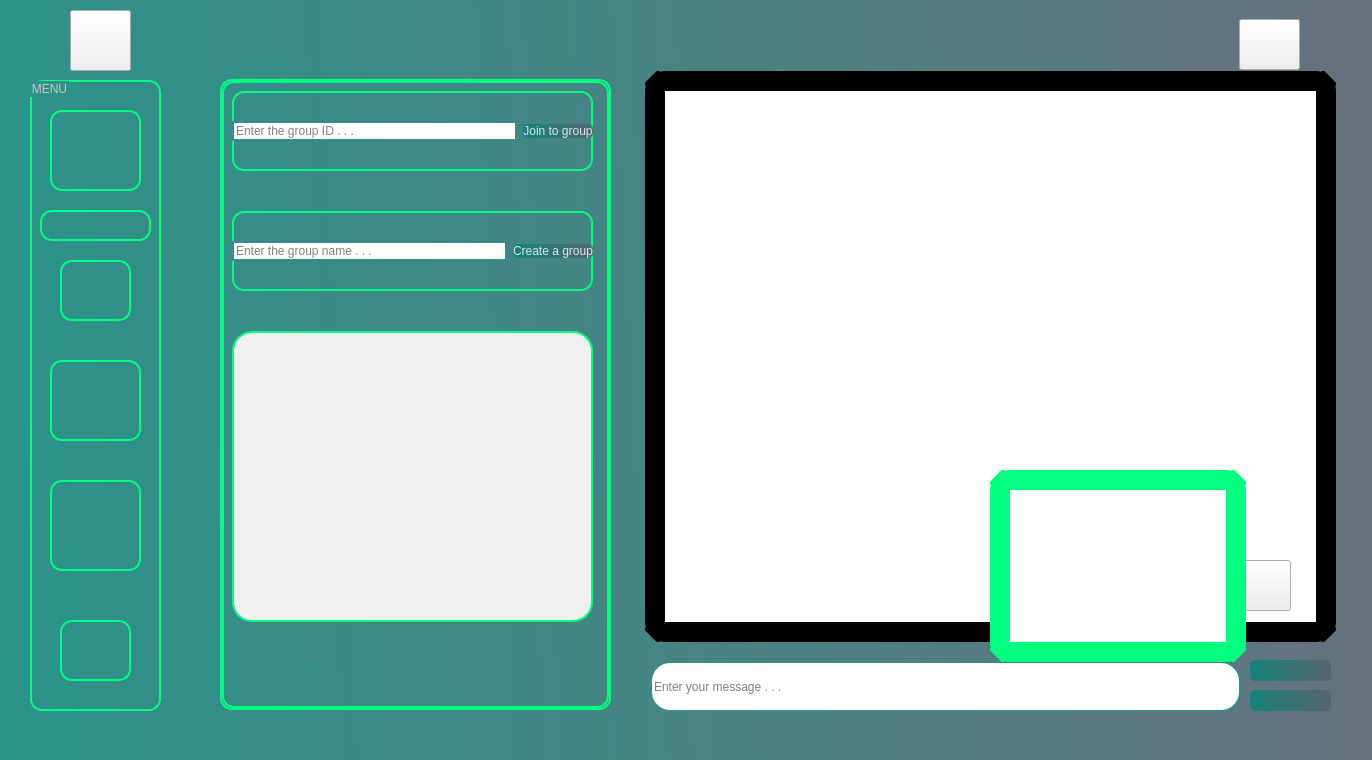
<?xml version="1.0" encoding="UTF-8"?>
<ui version="4.0">
 <class>Chat</class>
 <widget class="QDialog" name="Chat">
  <property name="geometry">
   <rect>
    <x>0</x>
    <y>0</y>
    <width>1372</width>
    <height>760</height>
   </rect>
  </property>
  <property name="windowTitle">
   <string>IUTGRam</string>
  </property>
  <property name="windowIcon">
   <iconset resource="resources.qrc">
    <normaloff>:/eyeimage/logonomy-1687629985334.jpeg</normaloff>:/eyeimage/logonomy-1687629985334.jpeg</iconset>
  </property>
  <property name="styleSheet">
   <string notr="true"/>
  </property>
  <widget class="QLineEdit" name="chatbar">
   <property name="geometry">
    <rect>
     <x>650</x>
     <y>661</y>
     <width>591</width>
     <height>51</height>
    </rect>
   </property>
   <property name="styleSheet">
    <string notr="true">
QLineEdit{
border: 2px solid  rgb(56, 140, 135);
border-radius : 20px;
	color: rgb(0, 0, 0);

	background-color: rgb(255, 255, 255);}
QLineEdit:hover{
border: 2px solid rgb(85, 255, 127);
border-radius : 20px;
}
QLineEdit:focus{
border: 2px solid rgb(85, 255, 127);
border-radius : 20px;
	background-color: rgb(255, 255, 255);}



</string>
   </property>
   <property name="placeholderText">
    <string>Enter your message . . .</string>
   </property>
  </widget>
  <widget class="QGroupBox" name="groupBox">
   <property name="geometry">
    <rect>
     <x>30</x>
     <y>80</y>
     <width>131</width>
     <height>631</height>
    </rect>
   </property>
   <property name="styleSheet">
    <string notr="true">border-radius:12px;

border:2px solid;
border-color: rgb(0, 255, 127);
color: rgb(200, 200, 200);
font: 87 9pt &quot;Segoe UI Black&quot;;
</string>
   </property>
   <property name="title">
    <string>MENU</string>
   </property>
   <widget class="QPushButton" name="PV">
    <property name="enabled">
     <bool>true</bool>
    </property>
    <property name="geometry">
     <rect>
      <x>30</x>
      <y>180</y>
      <width>71</width>
      <height>61</height>
     </rect>
    </property>
    <property name="sizePolicy">
     <sizepolicy hsizetype="Minimum" vsizetype="Fixed">
      <horstretch>0</horstretch>
      <verstretch>0</verstretch>
     </sizepolicy>
    </property>
    <property name="cursor">
     <cursorShape>PointingHandCursor</cursorShape>
    </property>
    <property name="toolTip">
     <string>Praivate Chat</string>
    </property>
    <property name="statusTip">
     <string>Praivate Chat</string>
    </property>
    <property name="styleSheet">
     <string notr="true">#PV
{
border-image: url(:/eyeimage/10119455.png);
}
#PV:hover
{
border-image: url(:/eyeimage/10182666.png);
}
#PV:pressed
{
border-image: url(:/eyeimage/10119455.png);
}</string>
    </property>
    <property name="text">
     <string/>
    </property>
   </widget>
   <widget class="QPushButton" name="Group">
    <property name="geometry">
     <rect>
      <x>20</x>
      <y>280</y>
      <width>91</width>
      <height>81</height>
     </rect>
    </property>
    <property name="cursor">
     <cursorShape>PointingHandCursor</cursorShape>
    </property>
    <property name="toolTip">
     <string>Group Chat</string>
    </property>
    <property name="statusTip">
     <string>Group Chat</string>
    </property>
    <property name="styleSheet">
     <string notr="true">#Group
{
border-image: url(:/eyeimage/10119445.png);
}
#Group:hover
{
border-image: url(:/eyeimage/10182665.png);
}
#Group:pressed
{
border-image: url(:/eyeimage/10119445.png);
}</string>
    </property>
    <property name="text">
     <string/>
    </property>
   </widget>
   <widget class="QPushButton" name="Channel">
    <property name="geometry">
     <rect>
      <x>20</x>
      <y>400</y>
      <width>91</width>
      <height>91</height>
     </rect>
    </property>
    <property name="cursor">
     <cursorShape>PointingHandCursor</cursorShape>
    </property>
    <property name="toolTip">
     <string>Channels</string>
    </property>
    <property name="statusTip">
     <string>Channels</string>
    </property>
    <property name="styleSheet">
     <string notr="true">#Channel
{
border-image: url(:/eyeimage/10119437.png);
}
#Channel:hover
{
border-image: url(:/eyeimage/10182664.png);
}
#Channel:pressed
{
border-image: url(:/eyeimage/10119437.png);
}</string>
    </property>
    <property name="text">
     <string/>
    </property>
   </widget>
   <widget class="QPushButton" name="them">
    <property name="geometry">
     <rect>
      <x>30</x>
      <y>540</y>
      <width>71</width>
      <height>61</height>
     </rect>
    </property>
    <property name="cursor">
     <cursorShape>PointingHandCursor</cursorShape>
    </property>
    <property name="statusTip">
     <string>Setting</string>
    </property>
    <property name="styleSheet">
     <string notr="true">#them
{
border-image: url(:/eyeimage/1086544.png);
}
#them:hover
{
border-image: url(:/eyeimage/1086470.png);
}
#them:pressed
{
border-image: url(:/eyeimage/1086544.png);
}</string>
    </property>
    <property name="text">
     <string/>
    </property>
   </widget>
   <widget class="QPushButton" name="photo">
    <property name="geometry">
     <rect>
      <x>70</x>
      <y>90</y>
      <width>31</width>
      <height>31</height>
     </rect>
    </property>
    <property name="cursor">
     <cursorShape>PointingHandCursor</cursorShape>
    </property>
    <property name="styleSheet">
     <string notr="true">border-image: url(:/eyeimage/addPhoto_icon.png);
border:none;</string>
    </property>
    <property name="text">
     <string/>
    </property>
   </widget>
   <widget class="QLabel" name="user">
    <property name="geometry">
     <rect>
      <x>10</x>
      <y>130</y>
      <width>111</width>
      <height>31</height>
     </rect>
    </property>
    <property name="styleSheet">
     <string notr="true">color: rgb(85, 255, 127);</string>
    </property>
    <property name="text">
     <string/>
    </property>
   </widget>
   <widget class="QLabel" name="profile">
    <property name="geometry">
     <rect>
      <x>20</x>
      <y>30</y>
      <width>91</width>
      <height>81</height>
     </rect>
    </property>
    <property name="styleSheet">
     <string notr="true">border-image: url(:/eyeimage/1177568.png);</string>
    </property>
    <property name="text">
     <string/>
    </property>
   </widget>
   <zorder>PV</zorder>
   <zorder>Group</zorder>
   <zorder>Channel</zorder>
   <zorder>them</zorder>
   <zorder>user</zorder>
   <zorder>profile</zorder>
   <zorder>photo</zorder>
  </widget>
  <widget class="QStackedWidget" name="stackedWidget">
   <property name="geometry">
    <rect>
     <x>220</x>
     <y>79</y>
     <width>391</width>
     <height>631</height>
    </rect>
   </property>
   <property name="styleSheet">
    <string notr="true">background-color:transparent;
border-radius:12px;

border:2px solid;
border-color: rgb(0, 255, 127);</string>
   </property>
   <property name="currentIndex">
    <number>1</number>
   </property>
   <widget class="QWidget" name="page">
    <widget class="QListWidget" name="PV_ListWidget">
     <property name="geometry">
      <rect>
       <x>10</x>
       <y>250</y>
       <width>361</width>
       <height>291</height>
      </rect>
     </property>
     <property name="cursor" stdset="0">
      <cursorShape>PointingHandCursor</cursorShape>
     </property>
     <property name="styleSheet">
      <string notr="true">background-color: rgb(240, 240, 240);
border-radius : 20px;
border:2px solid;
border-color: rgb(0, 255, 127);

</string>
     </property>
     <property name="alternatingRowColors">
      <bool>true</bool>
     </property>
    </widget>
    <widget class="QWidget" name="horizontalWidget_3" native="true">
     <property name="geometry">
      <rect>
       <x>10</x>
       <y>40</y>
       <width>361</width>
       <height>80</height>
      </rect>
     </property>
     <property name="styleSheet">
      <string notr="true"/>
     </property>
     <layout class="QHBoxLayout" name="horizontalLayout_3">
      <item>
       <widget class="QLineEdit" name="PV_usernamelabel_startchat">
        <property name="styleSheet">
         <string notr="true">QLineEdit{
border: 2px solid  rgb(56, 140, 135);

	color: rgb(0, 0, 0);

	background-color: rgb(255, 255, 255);}
QLineEdit:hover{
border: 2px solid rgb(85, 255, 127);
}
QLineEdit:focus{
border: 2px solid rgb(85, 255, 127);
	background-color: rgb(255, 255, 255);}


</string>
        </property>
        <property name="placeholderText">
         <string>Enter the user name . . .</string>
        </property>
       </widget>
      </item>
      <item>
       <widget class="QPushButton" name="PV_Options">
        <property name="sizePolicy">
         <sizepolicy hsizetype="Fixed" vsizetype="Fixed">
          <horstretch>0</horstretch>
          <verstretch>0</verstretch>
         </sizepolicy>
        </property>
        <property name="cursor">
         <cursorShape>PointingHandCursor</cursorShape>
        </property>
        <property name="styleSheet">
         <string notr="true">QPushButton{
background-color: qlineargradient(spread:pad,x1:0,y1:0.505682,x2:1,y2:0.477,stop:0 rgba(11,131,120,219),stop:1 rgba(85,98,112,226));
color:rgba(255,255,255,210);
border-radius:5px;
border : none;
}
QPushButton:hover{
background-color: qlineargradient(spread:pad,x1:0,y1:0.505682,x2:1,y2:0.477,stop:0 rgba(150,123,111,219),stop:1 rgba(85,81,84,226));
border : none;

}
QPushButton:pressed{
padding-left:5px;
padding-top:5px;
background-color: rgba(150,123,111,255);
border : none;

}
</string>
        </property>
        <property name="text">
         <string>Private chat</string>
        </property>
       </widget>
      </item>
     </layout>
    </widget>
   </widget>
   <widget class="QWidget" name="page_2">
    <widget class="QListWidget" name="Group_ListWidget">
     <property name="geometry">
      <rect>
       <x>10</x>
       <y>250</y>
       <width>361</width>
       <height>291</height>
      </rect>
     </property>
     <property name="cursor" stdset="0">
      <cursorShape>PointingHandCursor</cursorShape>
     </property>
     <property name="styleSheet">
      <string notr="true">background-color: rgb(240, 240, 240);
border-radius : 20px;
border:2px solid;
border-color: rgb(0, 255, 127);</string>
     </property>
     <property name="dragEnabled">
      <bool>true</bool>
     </property>
     <property name="alternatingRowColors">
      <bool>true</bool>
     </property>
     <property name="selectionBehavior">
      <enum>QAbstractItemView::SelectRows</enum>
     </property>
     <property name="movement">
      <enum>QListView::Static</enum>
     </property>
     <property name="resizeMode">
      <enum>QListView::Fixed</enum>
     </property>
     <property name="viewMode">
      <enum>QListView::ListMode</enum>
     </property>
     <property name="sortingEnabled">
      <bool>false</bool>
     </property>
    </widget>
    <widget class="QWidget" name="horizontalWidget" native="true">
     <property name="geometry">
      <rect>
       <x>10</x>
       <y>130</y>
       <width>361</width>
       <height>80</height>
      </rect>
     </property>
     <property name="styleSheet">
      <string notr="true"/>
     </property>
     <layout class="QHBoxLayout" name="horizontalLayout">
      <item>
       <widget class="QLineEdit" name="make_id_2">
        <property name="styleSheet">
         <string notr="true">QLineEdit{
border: 2px solid  rgb(56, 140, 135);

	color: rgb(0, 0, 0);

	background-color: rgb(255, 255, 255);}
QLineEdit:hover{
border: 2px solid rgb(85, 255, 127);
}
QLineEdit:focus{
border: 2px solid rgb(85, 255, 127);
	background-color: rgb(255, 255, 255);}</string>
        </property>
        <property name="placeholderText">
         <string>Enter the group name . . .</string>
        </property>
       </widget>
      </item>
      <item>
       <widget class="QPushButton" name="GP_Make">
        <property name="cursor">
         <cursorShape>PointingHandCursor</cursorShape>
        </property>
        <property name="styleSheet">
         <string notr="true">QPushButton{
background-color: qlineargradient(spread:pad,x1:0,y1:0.505682,x2:1,y2:0.477,stop:0 rgba(11,131,120,219),stop:1 rgba(85,98,112,226));
color:rgba(255,255,255,210);
border-radius:5px;
border:none;
}
QPushButton:hover{
background-color: qlineargradient(spread:pad,x1:0,y1:0.505682,x2:1,y2:0.477,stop:0 rgba(150,123,111,219),stop:1 rgba(85,81,84,226));
border:none;

}
QPushButton:pressed{
padding-left:5px;
padding-top:5px;
background-color: rgba(150,123,111,255);
border:none;

}</string>
        </property>
        <property name="text">
         <string>Create a group</string>
        </property>
       </widget>
      </item>
     </layout>
    </widget>
    <widget class="QWidget" name="horizontalWidget_2" native="true">
     <property name="geometry">
      <rect>
       <x>10</x>
       <y>10</y>
       <width>361</width>
       <height>80</height>
      </rect>
     </property>
     <property name="styleSheet">
      <string notr="true"/>
     </property>
     <layout class="QHBoxLayout" name="horizontalLayout_2">
      <item>
       <widget class="QLineEdit" name="make_id_4">
        <property name="styleSheet">
         <string notr="true">QLineEdit{
border: 2px solid  rgb(56, 140, 135);

	color: rgb(0, 0, 0);

	background-color: rgb(255, 255, 255);}
QLineEdit:hover{
border: 2px solid rgb(85, 255, 127);
}
QLineEdit:focus{
border: 2px solid rgb(85, 255, 127);
	background-color: rgb(255, 255, 255);}

</string>
        </property>
        <property name="placeholderText">
         <string>Enter the group ID . . .</string>
        </property>
       </widget>
      </item>
      <item>
       <widget class="QPushButton" name="GP_Join">
        <property name="cursor">
         <cursorShape>PointingHandCursor</cursorShape>
        </property>
        <property name="styleSheet">
         <string notr="true">QPushButton{
background-color: qlineargradient(spread:pad,x1:0,y1:0.505682,x2:1,y2:0.477,stop:0 rgba(11,131,120,219),stop:1 rgba(85,98,112,226));
color:rgba(255,255,255,210);
border-radius:5px;
border : none;
}
QPushButton:hover{
background-color: qlineargradient(spread:pad,x1:0,y1:0.505682,x2:1,y2:0.477,stop:0 rgba(150,123,111,219),stop:1 rgba(85,81,84,226));
border : none;

}
QPushButton:pressed{
padding-left:5px;
padding-top:5px;
background-color: rgba(150,123,111,255);
border : none;

}</string>
        </property>
        <property name="text">
         <string>Join to group</string>
        </property>
       </widget>
      </item>
     </layout>
    </widget>
   </widget>
   <widget class="QWidget" name="page_3">
    <widget class="QWidget" name="horizontalWidget_4" native="true">
     <property name="geometry">
      <rect>
       <x>10</x>
       <y>130</y>
       <width>361</width>
       <height>80</height>
      </rect>
     </property>
     <property name="styleSheet">
      <string notr="true"/>
     </property>
     <layout class="QHBoxLayout" name="horizontalLayout_4">
      <item>
       <widget class="QLineEdit" name="make_id">
        <property name="styleSheet">
         <string notr="true">QLineEdit{
border: 2px solid  rgb(56, 140, 135);

	color: rgb(0, 0, 0);

	background-color: rgb(255, 255, 255);}
QLineEdit:hover{
border: 2px solid rgb(85, 255, 127);
}
QLineEdit:focus{
border: 2px solid rgb(85, 255, 127);
	background-color: rgb(255, 255, 255);}</string>
        </property>
        <property name="placeholderText">
         <string>Enter the channel name . . .</string>
        </property>
       </widget>
      </item>
      <item>
       <widget class="QPushButton" name="Channel_Create">
        <property name="cursor">
         <cursorShape>PointingHandCursor</cursorShape>
        </property>
        <property name="styleSheet">
         <string notr="true">QPushButton{
background-color: qlineargradient(spread:pad,x1:0,y1:0.505682,x2:1,y2:0.477,stop:0 rgba(11,131,120,219),stop:1 rgba(85,98,112,226));
color:rgba(255,255,255,210);
border-radius:5px;
border : none;
}
QPushButton:hover{
background-color: qlineargradient(spread:pad,x1:0,y1:0.505682,x2:1,y2:0.477,stop:0 rgba(150,123,111,219),stop:1 rgba(85,81,84,226));
border : none;

}
QPushButton:pressed{
padding-left:5px;
padding-top:5px;
background-color: rgba(150,123,111,255);
border : none;

}</string>
        </property>
        <property name="text">
         <string>Creat a channel</string>
        </property>
       </widget>
      </item>
     </layout>
    </widget>
    <widget class="QWidget" name="horizontalWidget_5" native="true">
     <property name="geometry">
      <rect>
       <x>10</x>
       <y>10</y>
       <width>361</width>
       <height>80</height>
      </rect>
     </property>
     <property name="styleSheet">
      <string notr="true"/>
     </property>
     <layout class="QHBoxLayout" name="horizontalLayout_5">
      <item>
       <widget class="QLineEdit" name="make_id_3">
        <property name="styleSheet">
         <string notr="true">QLineEdit{
border: 2px solid  rgb(56, 140, 135);

	color: rgb(0, 0, 0);

	background-color: rgb(255, 255, 255);}
QLineEdit:hover{
border: 2px solid rgb(85, 255, 127);
}
QLineEdit:focus{
border: 2px solid rgb(85, 255, 127);
	background-color: rgb(255, 255, 255);}</string>
        </property>
        <property name="placeholderText">
         <string>Enter the channel ID . . .</string>
        </property>
       </widget>
      </item>
      <item>
       <widget class="QPushButton" name="Channel_Join">
        <property name="cursor">
         <cursorShape>PointingHandCursor</cursorShape>
        </property>
        <property name="styleSheet">
         <string notr="true">QPushButton{
background-color: qlineargradient(spread:pad,x1:0,y1:0.505682,x2:1,y2:0.477,stop:0 rgba(11,131,120,219),stop:1 rgba(85,98,112,226));
color:rgba(255,255,255,210);
border-radius:5px;
border : none;
}
QPushButton:hover{
background-color: qlineargradient(spread:pad,x1:0,y1:0.505682,x2:1,y2:0.477,stop:0 rgba(150,123,111,219),stop:1 rgba(85,81,84,226));
border : none;

}
QPushButton:pressed{
padding-left:5px;
padding-top:5px;
background-color: rgba(150,123,111,255);
border : none;

}</string>
        </property>
        <property name="text">
         <string>Join to channel</string>
        </property>
       </widget>
      </item>
     </layout>
    </widget>
    <widget class="QListWidget" name="Channel_ListWidget">
     <property name="geometry">
      <rect>
       <x>10</x>
       <y>250</y>
       <width>361</width>
       <height>291</height>
      </rect>
     </property>
     <property name="cursor" stdset="0">
      <cursorShape>PointingHandCursor</cursorShape>
     </property>
     <property name="styleSheet">
      <string notr="true">background-color: rgb(240, 240, 240);
border-radius : 20px;
border:2px solid;
border-color: rgb(0, 255, 127);</string>
     </property>
     <property name="alternatingRowColors">
      <bool>true</bool>
     </property>
     <item>
      <property name="text">
       <string/>
      </property>
     </item>
    </widget>
   </widget>
   <widget class="QWidget" name="page_4">
    <widget class="QTabWidget" name="font">
     <property name="geometry">
      <rect>
       <x>10</x>
       <y>30</y>
       <width>361</width>
       <height>261</height>
      </rect>
     </property>
     <property name="styleSheet">
      <string notr="true">background-color: rgb(85, 255, 127);
border-radius:12px;


</string>
     </property>
     <property name="tabPosition">
      <enum>QTabWidget::North</enum>
     </property>
     <property name="tabShape">
      <enum>QTabWidget::Rounded</enum>
     </property>
     <property name="currentIndex">
      <number>0</number>
     </property>
     <property name="elideMode">
      <enum>Qt::ElideNone</enum>
     </property>
     <widget class="QWidget" name="theme">
      <property name="styleSheet">
       <string notr="true">background-color: rgb(52, 142, 135);
border-radius:12px;

</string>
      </property>
      <attribute name="title">
       <string>Change Theme</string>
      </attribute>
      <widget class="QPushButton" name="theme1">
       <property name="geometry">
        <rect>
         <x>10</x>
         <y>10</y>
         <width>91</width>
         <height>211</height>
        </rect>
       </property>
       <property name="cursor">
        <cursorShape>PointingHandCursor</cursorShape>
       </property>
       <property name="styleSheet">
        <string notr="true">
#theme1
{
border-image: url(:/eyeimage/wp6028915-whatsapp-chat-iphone-wallpapers.jpg);
border-radius:20px;
}
#theme1:hover
{
border:5px;
border-radius:20px;
}
#theme1:pressed
{
border-image: url(:/eyeimage/wp6028915-whatsapp-chat-iphone-wallpapers.jpg);
border-radius:20px;
border:5px;

}</string>
       </property>
       <property name="text">
        <string/>
       </property>
      </widget>
      <widget class="QPushButton" name="theme2">
       <property name="geometry">
        <rect>
         <x>129</x>
         <y>5</y>
         <width>91</width>
         <height>221</height>
        </rect>
       </property>
       <property name="cursor">
        <cursorShape>PointingHandCursor</cursorShape>
       </property>
       <property name="styleSheet">
        <string notr="true">



#theme2
{
border-image: url(:/eyeimage/jt4AoG.jpg);
border-radius:20px;
}
#theme2:hover
{
border:5px;
border-radius:20px;
}
#theme2:pressed
{
border-image: url(:/eyeimage/jt4AoG.jpg);
border-radius:20px;
border:5px;

}</string>
       </property>
       <property name="text">
        <string/>
       </property>
      </widget>
      <widget class="QPushButton" name="theme3">
       <property name="geometry">
        <rect>
         <x>250</x>
         <y>10</y>
         <width>91</width>
         <height>211</height>
        </rect>
       </property>
       <property name="cursor">
        <cursorShape>PointingHandCursor</cursorShape>
       </property>
       <property name="styleSheet">
        <string notr="true">


#theme3
{
border-image: url(:/eyeimage/wp10254494-whatsapp-chat-wallpapers.jpg);
border-radius:20px;
}
#theme3:hover
{
border:5px;
border-radius:20px;
}
#theme3:pressed
{
border-image: url(:/eyeimage/wp10254494-whatsapp-chat-wallpapers.jpg);
border-radius:20px;
border:5px;

}</string>
       </property>
       <property name="text">
        <string/>
       </property>
      </widget>
     </widget>
     <widget class="QWidget" name="tab_2">
      <property name="styleSheet">
       <string notr="true">background-color: rgb(52, 142, 135);
border-radius:12px;

border:2px solid;
border-color: rgb(85, 255, 127);</string>
      </property>
      <attribute name="title">
       <string>Change Font</string>
      </attribute>
      <widget class="QFontComboBox" name="fontComboBox">
       <property name="geometry">
        <rect>
         <x>20</x>
         <y>30</y>
         <width>151</width>
         <height>22</height>
        </rect>
       </property>
       <property name="cursor">
        <cursorShape>PointingHandCursor</cursorShape>
       </property>
       <property name="styleSheet">
        <string notr="true"/>
       </property>
       <property name="maxVisibleItems">
        <number>10</number>
       </property>
      </widget>
      <widget class="QPushButton" name="save">
       <property name="geometry">
        <rect>
         <x>100</x>
         <y>150</y>
         <width>151</width>
         <height>20</height>
        </rect>
       </property>
       <property name="cursor">
        <cursorShape>PointingHandCursor</cursorShape>
       </property>
       <property name="styleSheet">
        <string notr="true">#save{
border-radius:10px;
}

#save:hover{
border-radius:10px;
	
	color: rgb(85, 255, 127);
}</string>
       </property>
       <property name="text">
        <string>Save Changes</string>
       </property>
      </widget>
      <widget class="QLabel" name="text">
       <property name="geometry">
        <rect>
         <x>190</x>
         <y>30</y>
         <width>151</width>
         <height>51</height>
        </rect>
       </property>
       <property name="text">
        <string>Hi there ! ! !</string>
       </property>
      </widget>
      <widget class="QSpinBox" name="spinBox">
       <property name="geometry">
        <rect>
         <x>20</x>
         <y>60</y>
         <width>151</width>
         <height>22</height>
        </rect>
       </property>
       <property name="cursor">
        <cursorShape>PointingHandCursor</cursorShape>
       </property>
       <property name="buttonSymbols">
        <enum>QAbstractSpinBox::UpDownArrows</enum>
       </property>
       <property name="specialValueText">
        <string>12</string>
       </property>
       <property name="minimum">
        <number>8</number>
       </property>
       <property name="maximum">
        <number>20</number>
       </property>
      </widget>
     </widget>
    </widget>
   </widget>
  </widget>
  <widget class="QLabel" name="label">
   <property name="geometry">
    <rect>
     <x>0</x>
     <y>-1</y>
     <width>1381</width>
     <height>761</height>
    </rect>
   </property>
   <property name="styleSheet">
    <string notr="true">background-color: qlineargradient(spread:pad,x1:0,y1:0.505682,x2:1,y2:0.477,stop:0 rgba(11,131,120,219),stop:1 rgba(85,98,112,226));</string>
   </property>
   <property name="text">
    <string/>
   </property>
  </widget>
  <widget class="QPushButton" name="sendmessage">
   <property name="geometry">
    <rect>
     <x>1250</x>
     <y>690</y>
     <width>81</width>
     <height>21</height>
    </rect>
   </property>
   <property name="sizePolicy">
    <sizepolicy hsizetype="Expanding" vsizetype="Expanding">
     <horstretch>0</horstretch>
     <verstretch>0</verstretch>
    </sizepolicy>
   </property>
   <property name="minimumSize">
    <size>
     <width>0</width>
     <height>0</height>
    </size>
   </property>
   <property name="maximumSize">
    <size>
     <width>1111111</width>
     <height>1111111</height>
    </size>
   </property>
   <property name="cursor">
    <cursorShape>PointingHandCursor</cursorShape>
   </property>
   <property name="styleSheet">
    <string notr="true">QPushButton{
background-color: qlineargradient(spread:pad,x1:0,y1:0.505682,x2:1,y2:0.477,stop:0 rgba(11,131,120,219),stop:1 rgba(85,98,112,226));
color:rgba(255,255,255,210);
border-radius:5px;
}
QPushButton:hover{
background-color: qlineargradient(spread:pad,x1:0,y1:0.505682,x2:1,y2:0.477,stop:0 rgba(150,123,111,219),stop:1 rgba(85,81,84,226));

}
QPushButton:pressed{
padding-left:5px;
padding-top:5px;
background-color: rgba(150,123,111,255);

}</string>
   </property>
   <property name="text">
    <string/>
   </property>
   <property name="icon">
    <iconset resource="resources.qrc">
     <normaloff>:/eyeimage/send_icon.png</normaloff>:/eyeimage/send_icon.png</iconset>
   </property>
  </widget>
  <widget class="QPushButton" name="icon">
   <property name="geometry">
    <rect>
     <x>1250</x>
     <y>660</y>
     <width>81</width>
     <height>21</height>
    </rect>
   </property>
   <property name="sizePolicy">
    <sizepolicy hsizetype="Minimum" vsizetype="Expanding">
     <horstretch>0</horstretch>
     <verstretch>0</verstretch>
    </sizepolicy>
   </property>
   <property name="cursor">
    <cursorShape>PointingHandCursor</cursorShape>
   </property>
   <property name="styleSheet">
    <string notr="true">QPushButton{
background-color: qlineargradient(spread:pad,x1:0,y1:0.505682,x2:1,y2:0.477,stop:0 rgba(11,131,120,219),stop:1 rgba(85,98,112,226));
color:rgba(255,255,255,210);
border-radius:5px;
}
QPushButton:hover{
background-color: qlineargradient(spread:pad,x1:0,y1:0.505682,x2:1,y2:0.477,stop:0 rgba(150,123,111,219),stop:1 rgba(85,81,84,226));

}
QPushButton:pressed{
padding-left:5px;
padding-top:5px;
background-color: rgba(150,123,111,255);

}</string>
   </property>
   <property name="text">
    <string/>
   </property>
   <property name="icon">
    <iconset resource="resources.qrc">
     <normaloff>:/eyeimage/emoji_icon.png</normaloff>:/eyeimage/emoji_icon.png</iconset>
   </property>
  </widget>
  <widget class="QPushButton" name="flash">
   <property name="geometry">
    <rect>
     <x>1240</x>
     <y>560</y>
     <width>51</width>
     <height>51</height>
    </rect>
   </property>
   <property name="cursor">
    <cursorShape>PointingHandCursor</cursorShape>
   </property>
   <property name="styleSheet">
    <string notr="true">#flash
{
border-image: url(:/eyeimage/3779229.png);
}
#flash:hover
{
border-image: url(:/eyeimage/4764583.png);
}
#flash:pressed
{
border-image: url(:/eyeimage/3779229.png);}</string>
   </property>
   <property name="text">
    <string/>
   </property>
  </widget>
  <widget class="QListView" name="listview">
   <property name="geometry">
    <rect>
     <x>645</x>
     <y>71</y>
     <width>691</width>
     <height>571</height>
    </rect>
   </property>
   <property name="styleSheet">
    <string notr="true">border-image: url(:/eyeimage/jt4AoG.jpg);
border-radius : 20px;
border:20px solid;



</string>
   </property>
   <property name="verticalScrollMode">
    <enum>QAbstractItemView::ScrollPerPixel</enum>
   </property>
   <property name="horizontalScrollMode">
    <enum>QAbstractItemView::ScrollPerPixel</enum>
   </property>
   <property name="resizeMode">
    <enum>QListView::Fixed</enum>
   </property>
   <property name="wordWrap">
    <bool>true</bool>
   </property>
  </widget>
  <widget class="QListWidget" name="listWidget">
   <property name="geometry">
    <rect>
     <x>990</x>
     <y>470</y>
     <width>256</width>
     <height>192</height>
    </rect>
   </property>
   <property name="styleSheet">
    <string notr="true">border-image: url(:/eyeimage/jt4AoG.jpg);
border-radius : 20px;
border:20px solid;
border-color: rgb(0, 255, 127);</string>
   </property>
   <property name="viewMode">
    <enum>QListView::IconMode</enum>
   </property>
  </widget>
  <widget class="QWidget" name="widget" native="true">
   <property name="geometry">
    <rect>
     <x>649</x>
     <y>9</y>
     <width>661</width>
     <height>71</height>
    </rect>
   </property>
   <widget class="QLabel" name="name">
    <property name="geometry">
     <rect>
      <x>174</x>
      <y>19</y>
      <width>351</width>
      <height>41</height>
     </rect>
    </property>
    <property name="styleSheet">
     <string notr="true">color: rgb(85, 255, 127);
border-color: rgb(85, 255, 127);

font: 700 9pt &quot;Exo 2&quot;;</string>
    </property>
    <property name="text">
     <string/>
    </property>
   </widget>
   <widget class="QPushButton" name="pushButton">
    <property name="geometry">
     <rect>
      <x>40</x>
      <y>0</y>
      <width>80</width>
      <height>71</height>
     </rect>
    </property>
    <property name="styleSheet">
     <string notr="true">border-image: url(:/eyeimage/temp_profile_pic.jpg);
border-radius: 20px;</string>
    </property>
    <property name="text">
     <string/>
    </property>
   </widget>
   <widget class="QPushButton" name="quit">
    <property name="geometry">
     <rect>
      <x>590</x>
      <y>10</y>
      <width>61</width>
      <height>51</height>
     </rect>
    </property>
    <property name="cursor">
     <cursorShape>PointingHandCursor</cursorShape>
    </property>
    <property name="styleSheet">
     <string notr="true">#quit
{
border-image:url(:/eyeimage/2550285.png);
}
#quit:hover
{
border-image: url(:/eyeimage/2550452.png);
}
#quit:pressed
{
border-image: url(:/eyeimage/2550285.png);
}
</string>
    </property>
    <property name="text">
     <string/>
    </property>
   </widget>
  </widget>
  <widget class="QPushButton" name="out">
   <property name="geometry">
    <rect>
     <x>70</x>
     <y>10</y>
     <width>61</width>
     <height>61</height>
    </rect>
   </property>
   <property name="styleSheet">
    <string notr="true">#out
{
border-image: url(:/eyeimage/4034210.png);
}
#out:hover
{
		border-image: url(:/eyeimage/4033019.png);
}
#out:pressed
{
border-image: url(:/eyeimage/4034210.png);

}</string>
   </property>
   <property name="text">
    <string/>
   </property>
  </widget>
  <zorder>label</zorder>
  <zorder>chatbar</zorder>
  <zorder>groupBox</zorder>
  <zorder>stackedWidget</zorder>
  <zorder>sendmessage</zorder>
  <zorder>icon</zorder>
  <zorder>listview</zorder>
  <zorder>flash</zorder>
  <zorder>listWidget</zorder>
  <zorder>widget</zorder>
  <zorder>out</zorder>
 </widget>
 <resources>
  <include location="resources.qrc"/>
 </resources>
 <connections/>
</ui>
